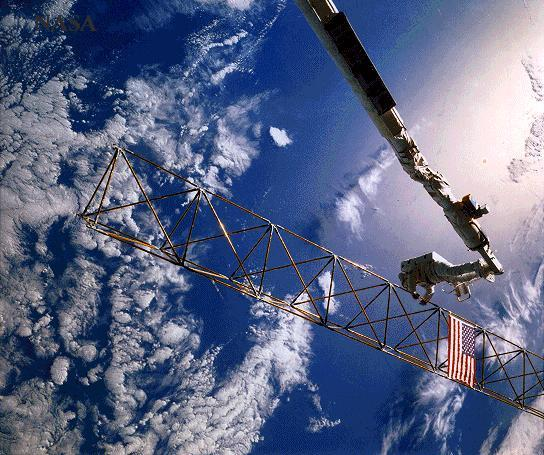
//> input picture astronaut.jpg, 544 x 455 px
$ ./program4 astronaut.jpg   (built with g++ and OpenCV 4)
//> lines starting //> are read from the running program, lines starting //| are printed output that depends on the picture
/************************************************************************************
* Program 4 for 4420 Project 2														                          *
* Author: Allie Robbins																                              *
* Language: C++ with OpenCV libraries									                        			*
* IDE: Visual Studio 2017															                              *
* Purpose: Write a program to subsample a grayscale image by removing alternate	  	*
*	  rows and columns.  														                                  *
*************************************************************************************/

#include <opencv2/core/core.hpp>
#include <opencv2/highgui/highgui.hpp>
#include <opencv2/imgproc/imgproc.hpp>
#include <opencv2/opencv.hpp>

#include <cmath>
#include <cstdio>
#include <cstdlib>
#include <iostream>

using namespace cv;
using namespace std;

int main(int argc, char *argv[]) {

	//Get the input image in grey
	Mat image = imread(argv[1], IMREAD_GRAYSCALE);
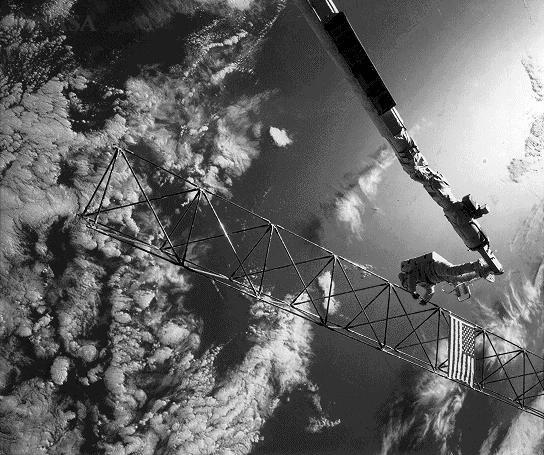
//> image: 455 rows x 544 cols, CV_8UC1; min 0, max 255, mean 101.9

	//Create the subsampled image
	Mat subsample = Mat(image.size().height / 2, image.size().width / 2, CV_8UC1);

	//Get the subsample of the original image by adding alternative lines to the image
	for (int i = 0; i < subsample.rows; i++) {
		for (int j = 0; j < subsample.cols; j++) {
			subsample.at<uchar>(i, j) = image.at<uchar>(i * 2, j * 2);
		}
	}
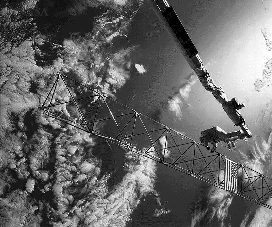
//> subsample: 227 rows x 272 cols, CV_8UC1; min 0, max 255, mean 102.1

	//Display the origianl image & the subsample image
	namedWindow("Original Image");
	namedWindow("Subsample Image");
	imshow("Original Image", image);
	imshow("Subsample Image", subsample);

	//Pause to look at the histogram
	waitKey(0);

	//End of program 4
	return 0;
}
